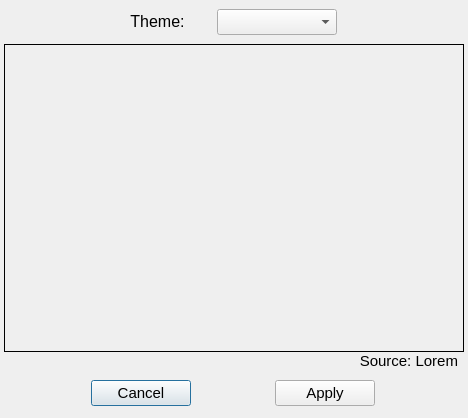
<?xml version="1.0" encoding="UTF-8"?>
<ui version="4.0">
 <class>themeDialog</class>
 <widget class="QDialog" name="themeDialog">
  <property name="geometry">
   <rect>
    <x>0</x>
    <y>0</y>
    <width>468</width>
    <height>418</height>
   </rect>
  </property>
  <property name="sizePolicy">
   <sizepolicy hsizetype="Maximum" vsizetype="Maximum">
    <horstretch>0</horstretch>
    <verstretch>0</verstretch>
   </sizepolicy>
  </property>
  <property name="minimumSize">
   <size>
    <width>0</width>
    <height>0</height>
   </size>
  </property>
  <property name="maximumSize">
   <size>
    <width>1000</width>
    <height>1000</height>
   </size>
  </property>
  <property name="font">
   <font>
    <family>Arial</family>
    <pointsize>11</pointsize>
   </font>
  </property>
  <property name="windowTitle">
   <string>Theme configuration</string>
  </property>
  <property name="layoutDirection">
   <enum>Qt::LeftToRight</enum>
  </property>
  <property name="sizeGripEnabled">
   <bool>false</bool>
  </property>
  <layout class="QVBoxLayout" name="verticalLayout">
   <property name="spacing">
    <number>0</number>
   </property>
   <property name="leftMargin">
    <number>4</number>
   </property>
   <property name="topMargin">
    <number>0</number>
   </property>
   <property name="rightMargin">
    <number>4</number>
   </property>
   <property name="bottomMargin">
    <number>0</number>
   </property>
   <item>
    <widget class="QFrame" name="frame_2">
     <property name="sizePolicy">
      <sizepolicy hsizetype="Preferred" vsizetype="Fixed">
       <horstretch>0</horstretch>
       <verstretch>0</verstretch>
      </sizepolicy>
     </property>
     <property name="frameShape">
      <enum>QFrame::NoFrame</enum>
     </property>
     <property name="frameShadow">
      <enum>QFrame::Raised</enum>
     </property>
     <layout class="QHBoxLayout" name="horizontalLayout_2">
      <property name="leftMargin">
       <number>100</number>
      </property>
      <property name="rightMargin">
       <number>100</number>
      </property>
      <item>
       <widget class="QLabel" name="label">
        <property name="sizePolicy">
         <sizepolicy hsizetype="Maximum" vsizetype="Maximum">
          <horstretch>0</horstretch>
          <verstretch>0</verstretch>
         </sizepolicy>
        </property>
        <property name="font">
         <font>
          <pointsize>12</pointsize>
         </font>
        </property>
        <property name="midLineWidth">
         <number>0</number>
        </property>
        <property name="text">
         <string>Theme:</string>
        </property>
        <property name="textFormat">
         <enum>Qt::AutoText</enum>
        </property>
        <property name="scaledContents">
         <bool>false</bool>
        </property>
        <property name="alignment">
         <set>Qt::AlignCenter</set>
        </property>
        <property name="wordWrap">
         <bool>false</bool>
        </property>
       </widget>
      </item>
      <item>
       <widget class="QComboBox" name="themeBox">
        <property name="sizePolicy">
         <sizepolicy hsizetype="Minimum" vsizetype="Fixed">
          <horstretch>0</horstretch>
          <verstretch>0</verstretch>
         </sizepolicy>
        </property>
        <property name="minimumSize">
         <size>
          <width>10</width>
          <height>0</height>
         </size>
        </property>
        <property name="maximumSize">
         <size>
          <width>120</width>
          <height>16777215</height>
         </size>
        </property>
       </widget>
      </item>
     </layout>
    </widget>
   </item>
   <item>
    <widget class="QLabel" name="preview_label">
     <property name="sizePolicy">
      <sizepolicy hsizetype="Preferred" vsizetype="Preferred">
       <horstretch>0</horstretch>
       <verstretch>0</verstretch>
      </sizepolicy>
     </property>
     <property name="minimumSize">
      <size>
       <width>20</width>
       <height>20</height>
      </size>
     </property>
     <property name="frameShape">
      <enum>QFrame::Box</enum>
     </property>
     <property name="text">
      <string/>
     </property>
    </widget>
   </item>
   <item>
    <widget class="QLabel" name="link_label">
     <property name="maximumSize">
      <size>
       <width>1000</width>
       <height>16</height>
      </size>
     </property>
     <property name="frameShape">
      <enum>QFrame::NoFrame</enum>
     </property>
     <property name="frameShadow">
      <enum>QFrame::Plain</enum>
     </property>
     <property name="text">
      <string>Source: Lorem</string>
     </property>
     <property name="alignment">
      <set>Qt::AlignRight|Qt::AlignTrailing|Qt::AlignVCenter</set>
     </property>
     <property name="wordWrap">
      <bool>false</bool>
     </property>
     <property name="margin">
      <number>0</number>
     </property>
     <property name="indent">
      <number>6</number>
     </property>
     <property name="textInteractionFlags">
      <set>Qt::TextBrowserInteraction</set>
     </property>
    </widget>
   </item>
   <item>
    <widget class="QFrame" name="frame_3">
     <property name="sizePolicy">
      <sizepolicy hsizetype="Preferred" vsizetype="Minimum">
       <horstretch>0</horstretch>
       <verstretch>0</verstretch>
      </sizepolicy>
     </property>
     <property name="maximumSize">
      <size>
       <width>16777215</width>
       <height>50</height>
      </size>
     </property>
     <property name="layoutDirection">
      <enum>Qt::LeftToRight</enum>
     </property>
     <property name="frameShape">
      <enum>QFrame::NoFrame</enum>
     </property>
     <property name="frameShadow">
      <enum>QFrame::Raised</enum>
     </property>
     <layout class="QHBoxLayout" name="horizontalLayout">
      <property name="leftMargin">
       <number>9</number>
      </property>
      <item>
       <widget class="QPushButton" name="btCancel">
        <property name="maximumSize">
         <size>
          <width>100</width>
          <height>16777215</height>
         </size>
        </property>
        <property name="text">
         <string>Cancel</string>
        </property>
        <property name="checkable">
         <bool>false</bool>
        </property>
        <property name="checked">
         <bool>false</bool>
        </property>
        <property name="autoDefault">
         <bool>true</bool>
        </property>
        <property name="default">
         <bool>false</bool>
        </property>
        <property name="flat">
         <bool>false</bool>
        </property>
       </widget>
      </item>
      <item>
       <widget class="QPushButton" name="btApply">
        <property name="maximumSize">
         <size>
          <width>100</width>
          <height>16777215</height>
         </size>
        </property>
        <property name="text">
         <string>Apply</string>
        </property>
       </widget>
      </item>
     </layout>
    </widget>
   </item>
  </layout>
 </widget>
 <resources/>
 <connections/>
</ui>
